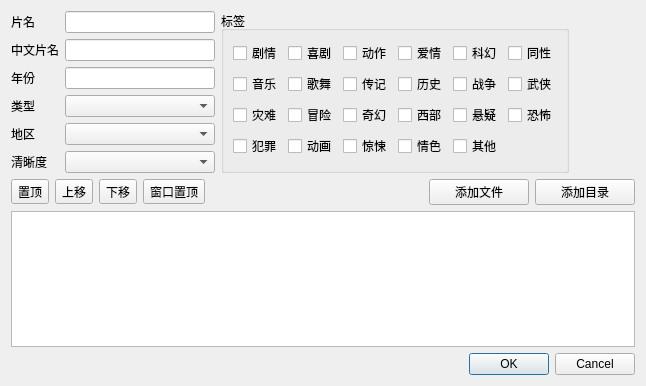
<?xml version="1.0" encoding="UTF-8"?>
<ui version="4.0">
 <class>new_item_dialog</class>
 <widget class="QDialog" name="new_item_dialog">
  <property name="geometry">
   <rect>
    <x>0</x>
    <y>0</y>
    <width>572</width>
    <height>386</height>
   </rect>
  </property>
  <property name="windowTitle">
   <string>Dialog</string>
  </property>
  <layout class="QVBoxLayout" name="verticalLayout_3">
   <item>
    <layout class="QHBoxLayout" name="horizontalLayout">
     <item>
      <layout class="QVBoxLayout" name="verticalLayout">
       <item>
        <widget class="QLabel" name="label">
         <property name="text">
          <string>片名</string>
         </property>
        </widget>
       </item>
       <item>
        <widget class="QLabel" name="label_2">
         <property name="text">
          <string>中文片名</string>
         </property>
        </widget>
       </item>
       <item>
        <widget class="QLabel" name="label_4">
         <property name="text">
          <string>年份</string>
         </property>
        </widget>
       </item>
       <item>
        <widget class="QLabel" name="label_3">
         <property name="text">
          <string>类型</string>
         </property>
        </widget>
       </item>
       <item>
        <widget class="QLabel" name="label_6">
         <property name="text">
          <string>地区</string>
         </property>
        </widget>
       </item>
       <item>
        <widget class="QLabel" name="label_7">
         <property name="text">
          <string>清晰度</string>
         </property>
        </widget>
       </item>
      </layout>
     </item>
     <item>
      <layout class="QVBoxLayout" name="verticalLayout_2">
       <item>
        <widget class="QLineEdit" name="name_input">
         <property name="sizePolicy">
          <sizepolicy hsizetype="Fixed" vsizetype="Fixed">
           <horstretch>0</horstretch>
           <verstretch>0</verstretch>
          </sizepolicy>
         </property>
         <property name="minimumSize">
          <size>
           <width>150</width>
           <height>0</height>
          </size>
         </property>
         <property name="maximumSize">
          <size>
           <width>150</width>
           <height>16777215</height>
          </size>
         </property>
        </widget>
       </item>
       <item>
        <widget class="QLineEdit" name="name_chn_input">
         <property name="sizePolicy">
          <sizepolicy hsizetype="Fixed" vsizetype="Fixed">
           <horstretch>0</horstretch>
           <verstretch>0</verstretch>
          </sizepolicy>
         </property>
         <property name="minimumSize">
          <size>
           <width>150</width>
           <height>0</height>
          </size>
         </property>
         <property name="maximumSize">
          <size>
           <width>150</width>
           <height>16777215</height>
          </size>
         </property>
        </widget>
       </item>
       <item>
        <widget class="QLineEdit" name="year_input">
         <property name="sizePolicy">
          <sizepolicy hsizetype="Fixed" vsizetype="Fixed">
           <horstretch>0</horstretch>
           <verstretch>0</verstretch>
          </sizepolicy>
         </property>
         <property name="minimumSize">
          <size>
           <width>150</width>
           <height>0</height>
          </size>
         </property>
         <property name="maximumSize">
          <size>
           <width>150</width>
           <height>16777215</height>
          </size>
         </property>
        </widget>
       </item>
       <item>
        <widget class="QComboBox" name="type_input">
         <property name="sizePolicy">
          <sizepolicy hsizetype="Fixed" vsizetype="Fixed">
           <horstretch>0</horstretch>
           <verstretch>0</verstretch>
          </sizepolicy>
         </property>
         <property name="minimumSize">
          <size>
           <width>150</width>
           <height>0</height>
          </size>
         </property>
         <property name="maximumSize">
          <size>
           <width>150</width>
           <height>16777215</height>
          </size>
         </property>
        </widget>
       </item>
       <item>
        <widget class="QComboBox" name="area_input">
         <property name="sizePolicy">
          <sizepolicy hsizetype="Fixed" vsizetype="Fixed">
           <horstretch>0</horstretch>
           <verstretch>0</verstretch>
          </sizepolicy>
         </property>
         <property name="minimumSize">
          <size>
           <width>150</width>
           <height>0</height>
          </size>
         </property>
         <property name="maximumSize">
          <size>
           <width>150</width>
           <height>16777215</height>
          </size>
         </property>
        </widget>
       </item>
       <item>
        <widget class="QComboBox" name="quality_input">
         <property name="sizePolicy">
          <sizepolicy hsizetype="Fixed" vsizetype="Fixed">
           <horstretch>0</horstretch>
           <verstretch>0</verstretch>
          </sizepolicy>
         </property>
         <property name="minimumSize">
          <size>
           <width>150</width>
           <height>0</height>
          </size>
         </property>
         <property name="maximumSize">
          <size>
           <width>150</width>
           <height>16777215</height>
          </size>
         </property>
        </widget>
       </item>
      </layout>
     </item>
     <item>
      <widget class="QGroupBox" name="tag_box">
       <property name="title">
        <string>标签</string>
       </property>
       <layout class="QGridLayout" name="gridLayout">
        <item row="1" column="6">
         <widget class="QCheckBox" name="tag_homo">
          <property name="text">
           <string>同性</string>
          </property>
          <property name="checked">
           <bool>false</bool>
          </property>
         </widget>
        </item>
        <item row="1" column="3">
         <widget class="QCheckBox" name="tag_action">
          <property name="text">
           <string>动作</string>
          </property>
          <property name="checked">
           <bool>false</bool>
          </property>
         </widget>
        </item>
        <item row="1" column="0">
         <widget class="QCheckBox" name="tag_drama">
          <property name="text">
           <string>剧情</string>
          </property>
          <property name="checked">
           <bool>false</bool>
          </property>
         </widget>
        </item>
        <item row="1" column="2">
         <widget class="QCheckBox" name="tag_comedy">
          <property name="text">
           <string>喜剧</string>
          </property>
          <property name="checked">
           <bool>false</bool>
          </property>
         </widget>
        </item>
        <item row="1" column="4">
         <widget class="QCheckBox" name="tag_love">
          <property name="text">
           <string>爱情</string>
          </property>
          <property name="checked">
           <bool>false</bool>
          </property>
         </widget>
        </item>
        <item row="1" column="5">
         <widget class="QCheckBox" name="tag_science">
          <property name="text">
           <string>科幻</string>
          </property>
          <property name="checked">
           <bool>false</bool>
          </property>
         </widget>
        </item>
        <item row="2" column="0">
         <widget class="QCheckBox" name="tag_music">
          <property name="text">
           <string>音乐</string>
          </property>
          <property name="checked">
           <bool>false</bool>
          </property>
         </widget>
        </item>
        <item row="2" column="2">
         <widget class="QCheckBox" name="tag_chorus">
          <property name="text">
           <string>歌舞</string>
          </property>
          <property name="checked">
           <bool>false</bool>
          </property>
         </widget>
        </item>
        <item row="2" column="3">
         <widget class="QCheckBox" name="tag_biography">
          <property name="text">
           <string>传记</string>
          </property>
          <property name="checked">
           <bool>false</bool>
          </property>
         </widget>
        </item>
        <item row="2" column="4">
         <widget class="QCheckBox" name="tag_history">
          <property name="text">
           <string>历史</string>
          </property>
          <property name="checked">
           <bool>false</bool>
          </property>
         </widget>
        </item>
        <item row="2" column="5">
         <widget class="QCheckBox" name="tag_war">
          <property name="text">
           <string>战争</string>
          </property>
          <property name="checked">
           <bool>false</bool>
          </property>
         </widget>
        </item>
        <item row="2" column="6">
         <widget class="QCheckBox" name="tag_swordsmen">
          <property name="text">
           <string>武侠</string>
          </property>
          <property name="checked">
           <bool>false</bool>
          </property>
         </widget>
        </item>
        <item row="4" column="0">
         <widget class="QCheckBox" name="tag_disaster">
          <property name="text">
           <string>灾难</string>
          </property>
          <property name="checked">
           <bool>false</bool>
          </property>
         </widget>
        </item>
        <item row="4" column="2">
         <widget class="QCheckBox" name="tag_adventrue">
          <property name="text">
           <string>冒险</string>
          </property>
          <property name="checked">
           <bool>false</bool>
          </property>
         </widget>
        </item>
        <item row="4" column="3">
         <widget class="QCheckBox" name="tag_fancy">
          <property name="text">
           <string>奇幻</string>
          </property>
          <property name="checked">
           <bool>false</bool>
          </property>
         </widget>
        </item>
        <item row="4" column="4">
         <widget class="QCheckBox" name="tag_west">
          <property name="text">
           <string>西部</string>
          </property>
          <property name="checked">
           <bool>false</bool>
          </property>
         </widget>
        </item>
        <item row="4" column="5">
         <widget class="QCheckBox" name="tag_suspence">
          <property name="text">
           <string>悬疑</string>
          </property>
          <property name="checked">
           <bool>false</bool>
          </property>
         </widget>
        </item>
        <item row="4" column="6">
         <widget class="QCheckBox" name="tag_horror">
          <property name="text">
           <string>恐怖</string>
          </property>
          <property name="checked">
           <bool>false</bool>
          </property>
         </widget>
        </item>
        <item row="5" column="0">
         <widget class="QCheckBox" name="tag_crime">
          <property name="text">
           <string>犯罪</string>
          </property>
          <property name="checked">
           <bool>false</bool>
          </property>
         </widget>
        </item>
        <item row="5" column="2">
         <widget class="QCheckBox" name="tag_cartoon">
          <property name="text">
           <string>动画</string>
          </property>
          <property name="checked">
           <bool>false</bool>
          </property>
         </widget>
        </item>
        <item row="5" column="3">
         <widget class="QCheckBox" name="tag_thriller">
          <property name="text">
           <string>惊悚</string>
          </property>
          <property name="checked">
           <bool>false</bool>
          </property>
         </widget>
        </item>
        <item row="5" column="4">
         <widget class="QCheckBox" name="tag_sex">
          <property name="text">
           <string>情色</string>
          </property>
          <property name="checked">
           <bool>false</bool>
          </property>
         </widget>
        </item>
        <item row="5" column="5">
         <widget class="QCheckBox" name="tag_other">
          <property name="text">
           <string>其他</string>
          </property>
          <property name="checked">
           <bool>false</bool>
          </property>
         </widget>
        </item>
       </layout>
      </widget>
     </item>
     <item>
      <spacer name="horizontalSpacer_3">
       <property name="orientation">
        <enum>Qt::Horizontal</enum>
       </property>
       <property name="sizeHint" stdset="0">
        <size>
         <width>40</width>
         <height>20</height>
        </size>
       </property>
      </spacer>
     </item>
    </layout>
   </item>
   <item>
    <layout class="QHBoxLayout" name="horizontalLayout_2">
     <item>
      <widget class="QToolButton" name="move_top_button">
       <property name="text">
        <string>置顶</string>
       </property>
       <property name="icon">
        <iconset>
         <normalon>:/resources/icon/move_top.svg</normalon>
        </iconset>
       </property>
      </widget>
     </item>
     <item>
      <widget class="QToolButton" name="move_up_button">
       <property name="text">
        <string>上移</string>
       </property>
       <property name="icon">
        <iconset>
         <normalon>:/resources/icon/move_up.svg</normalon>
        </iconset>
       </property>
      </widget>
     </item>
     <item>
      <widget class="QToolButton" name="move_down_button">
       <property name="text">
        <string>下移</string>
       </property>
       <property name="icon">
        <iconset>
         <normalon>:/resources/icon/move_down.svg</normalon>
        </iconset>
       </property>
      </widget>
     </item>
     <item>
      <widget class="QToolButton" name="window_top_button">
       <property name="text">
        <string>窗口置顶</string>
       </property>
       <property name="icon">
        <iconset resource="../resources.qrc">
         <normaloff>:/resources/icon/window_top.svg</normaloff>
         <normalon>:/resources/icon/window_top_active.svg</normalon>:/resources/icon/window_top.svg</iconset>
       </property>
      </widget>
     </item>
     <item>
      <spacer name="horizontalSpacer">
       <property name="orientation">
        <enum>Qt::Horizontal</enum>
       </property>
       <property name="sizeType">
        <enum>QSizePolicy::Fixed</enum>
       </property>
       <property name="sizeHint" stdset="0">
        <size>
         <width>218</width>
         <height>20</height>
        </size>
       </property>
      </spacer>
     </item>
     <item>
      <widget class="QPushButton" name="add_file_button">
       <property name="sizePolicy">
        <sizepolicy hsizetype="Fixed" vsizetype="Fixed">
         <horstretch>0</horstretch>
         <verstretch>0</verstretch>
        </sizepolicy>
       </property>
       <property name="minimumSize">
        <size>
         <width>100</width>
         <height>0</height>
        </size>
       </property>
       <property name="maximumSize">
        <size>
         <width>200</width>
         <height>16777215</height>
        </size>
       </property>
       <property name="text">
        <string>添加文件</string>
       </property>
      </widget>
     </item>
     <item>
      <widget class="QPushButton" name="add_directory_button">
       <property name="minimumSize">
        <size>
         <width>100</width>
         <height>0</height>
        </size>
       </property>
       <property name="text">
        <string>添加目录</string>
       </property>
      </widget>
     </item>
     <item>
      <spacer name="horizontalSpacer_2">
       <property name="orientation">
        <enum>Qt::Horizontal</enum>
       </property>
       <property name="sizeHint" stdset="0">
        <size>
         <width>0</width>
         <height>20</height>
        </size>
       </property>
      </spacer>
     </item>
    </layout>
   </item>
   <item>
    <widget class="QListWidget" name="file_view">
     <property name="selectionMode">
      <enum>QAbstractItemView::ExtendedSelection</enum>
     </property>
    </widget>
   </item>
   <item>
    <widget class="QDialogButtonBox" name="buttonBox">
     <property name="orientation">
      <enum>Qt::Horizontal</enum>
     </property>
     <property name="standardButtons">
      <set>QDialogButtonBox::Cancel|QDialogButtonBox::Ok</set>
     </property>
    </widget>
   </item>
  </layout>
 </widget>
 <resources>
  <include location="../resources.qrc"/>
 </resources>
 <connections>
  <connection>
   <sender>buttonBox</sender>
   <signal>accepted()</signal>
   <receiver>new_item_dialog</receiver>
   <slot>accept()</slot>
   <hints>
    <hint type="sourcelabel">
     <x>257</x>
     <y>376</y>
    </hint>
    <hint type="destinationlabel">
     <x>157</x>
     <y>274</y>
    </hint>
   </hints>
  </connection>
  <connection>
   <sender>buttonBox</sender>
   <signal>rejected()</signal>
   <receiver>new_item_dialog</receiver>
   <slot>reject()</slot>
   <hints>
    <hint type="sourcelabel">
     <x>325</x>
     <y>376</y>
    </hint>
    <hint type="destinationlabel">
     <x>286</x>
     <y>274</y>
    </hint>
   </hints>
  </connection>
 </connections>
</ui>
